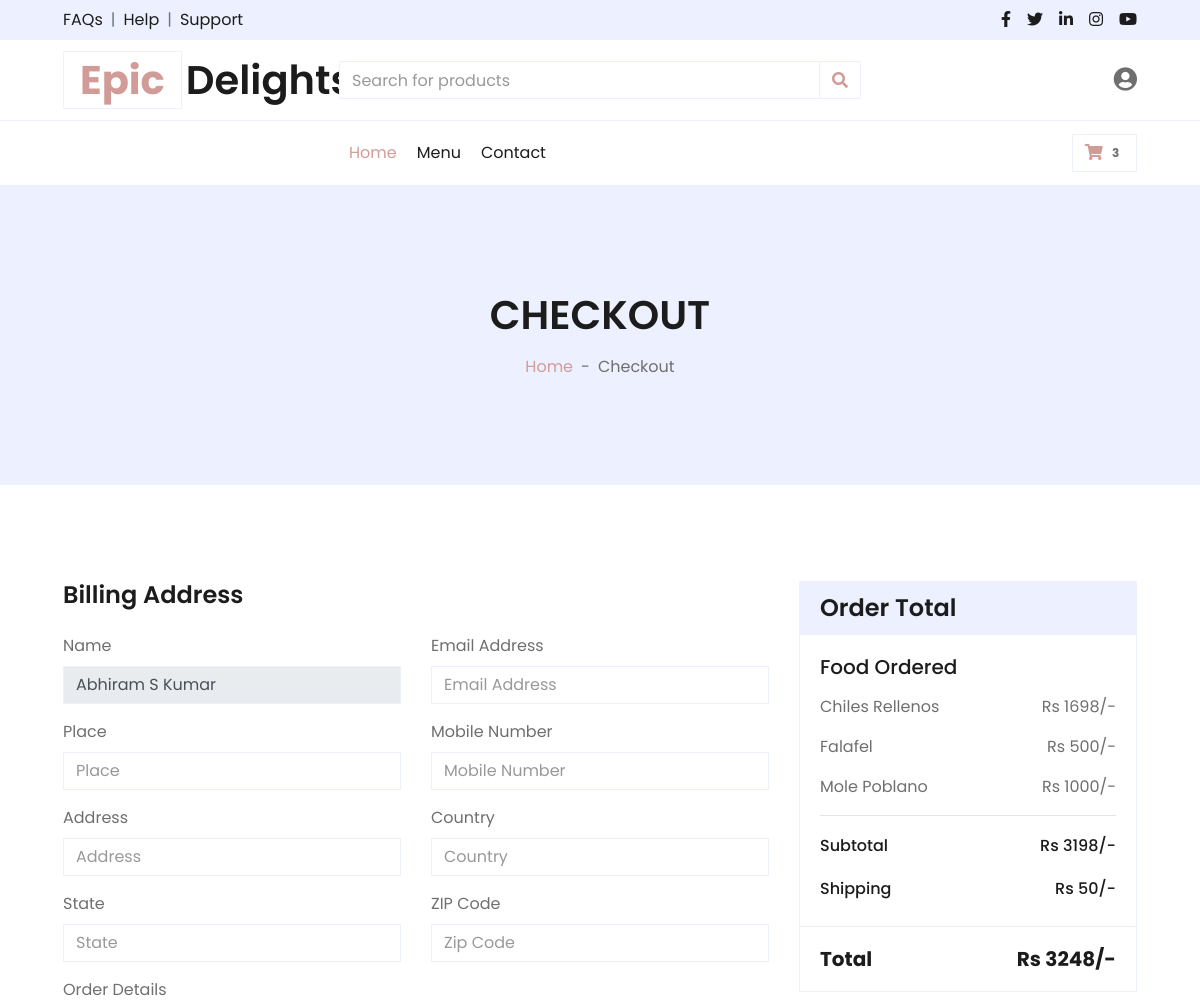
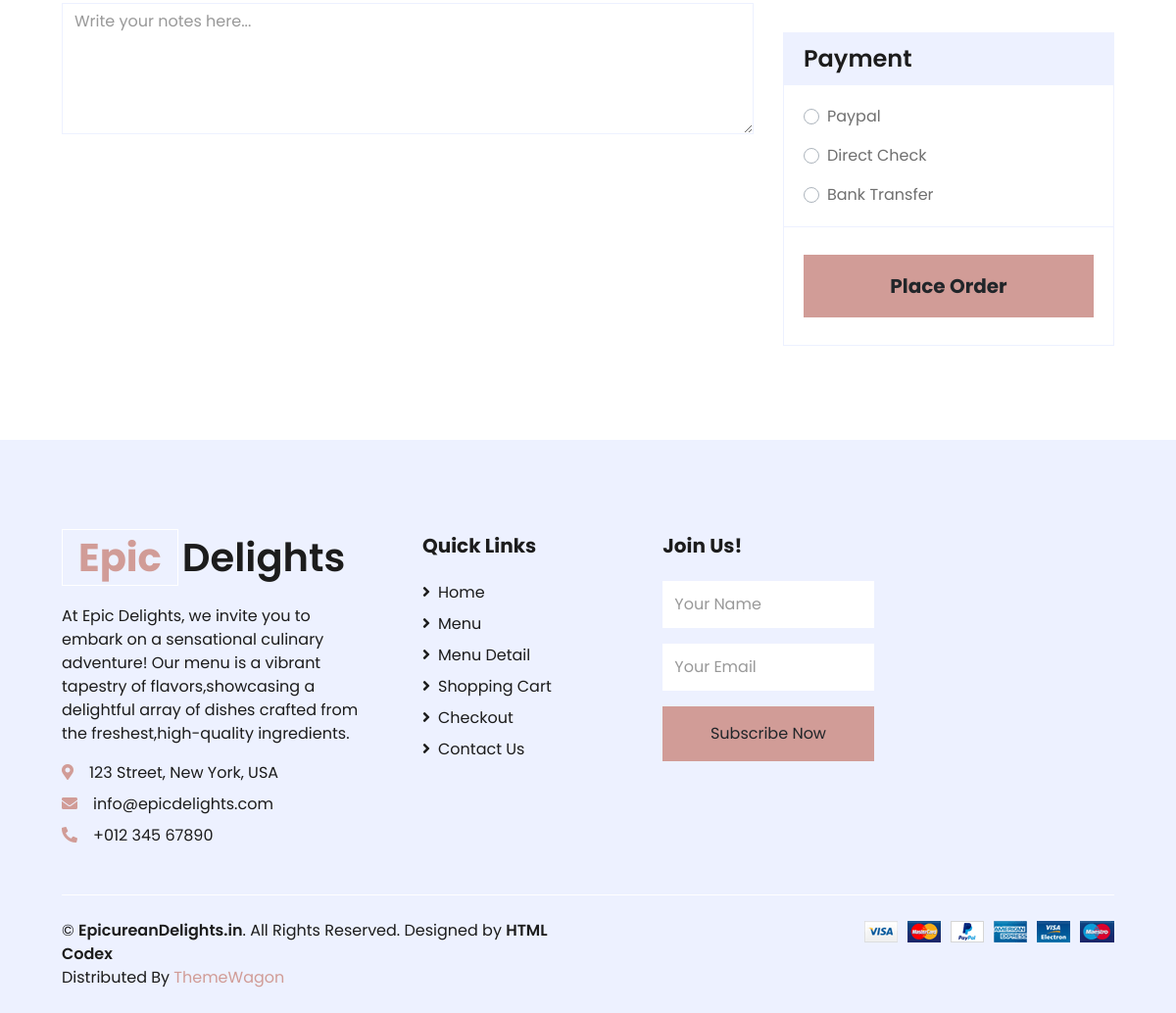
Page /checkout/ (signed in) on the committed database (2 pictures, top to bottom).
### WebApp/models.py (models this page shows)
class Cart_Db(models.Model):
    Quantity = models.IntegerField(blank=True,null=True)
    Price = models.IntegerField(blank=True,null=True)
    Total_Price = models.IntegerField(blank=True,null=True)
    Holder = models.CharField(max_length=100,null=True,blank=True)
    Name_Food = models.CharField(max_length=100,null=True,blank=True)
    Image_Food = models.CharField(max_length=255,null=True,blank=True)

### WebApp/views.py (the view)
# urls.py: path("checkout/",views.checkout,name="checkout"),
def checkout(request):
    name = request.session["Name"]
    count = Cart_Db.objects.filter(Holder = name).count()
    filter = Cart_Db.objects.filter(Holder = name)
    sum=0
    for i in filter:
        sum = sum + i.Total_Price
    print(sum)
    if sum > 1000:
        shipping = 50
    else:
        shipping = 100
    total = shipping+sum
    return render(request,"checkout.html",{"filter":filter,"sum":sum,"shipping":shipping,"total":total,"name":name,"count":count})

### WebApp/templates/checkout.html (shortened to what this page needs)
<!DOCTYPE html>
{% load static %}
<html lang="en">
<head>
    <link href="https://cdnjs.cloudflare.com/ajax/libs/font-awesome/5.10.0/css/all.min.css" rel="stylesheet">
    <link href="{% static 'webapp/lib/owlcarousel/assets/owl.carousel.min.css' %}" rel="stylesheet">
    <link href="{% static 'webapp/css/style.css' %}" rel="stylesheet">
    <link rel="stylesheet" href="{% static 'user/css1/icon_css.css' %}">
</head>
<body>
    <div class="container-fluid">
        <div class="row bg-secondary py-2 px-xl-5">
            <div class="col-lg-6 d-none d-lg-block">
                <div class="d-inline-flex align-items-center">
                    <a class="text-dark" href="">FAQs</a>
                    <span class="text-muted px-2">|</span>
                    <a class="text-dark" href="">Help</a>
                    <span class="text-muted px-2">|</span>
                    <a class="text-dark" href="">Support</a>
                </div>
            </div>
            <div class="col-lg-6 text-center text-lg-right">
                <div class="d-inline-flex align-items-center">
                    <a class="text-dark px-2" href="">
                        <i class="fab fa-facebook-f"></i>
                    </a>
                    <a class="text-dark px-2" href="">
                        <i class="fab fa-twitter"></i>
                    </a>
                    <a class="text-dark px-2" href="">
                        <i class="fab fa-linkedin-in"></i>
                    </a>
                    <a class="text-dark px-2" href="">
                        <i class="fab fa-instagram"></i>
                    </a>
                    <a class="text-dark pl-2" href="">
                        <i class="fab fa-youtube"></i>
                    </a>
                </div>
            </div>
        </div>
        <div class="row align-items-center py-3 px-xl-5">
            <div class="col-lg-3 d-none d-lg-block">
                <a href="" class="text-decoration-none">
                    <h1 class="m-0 display-5 font-weight-semi-bold"><span class="text-primary font-weight-bold border px-3 mr-1">Epic</span>Delights</h1>
                </a>
            </div>
            <div class="col-lg-6 col-6 text-left">
                <form action="">
                    <div class="input-group">
                        <input type="text" class="form-control" placeholder="Search for products">
                        <div class="input-group-append">
                            <span class="input-group-text bg-transparent text-primary">
                                <i class="fa fa-search"></i>
                            </span>
                        </div>
                    </div>
                </form>
            </div>
            <div class="col-lg-3 col-6 text-right">
                <div class="user-icon" onclick="toggleUserMenu()">
                    <i class="fas fa-user-circle"></i>
                </div>
            </div>
        </div>
    </div>
    <div class="container-fluid">
        <div class="row border-top px-xl-5">
            <div class="col-lg-3 d-none d-lg-block">
            </div>
            <div class="col-lg-9">
                <nav class="navbar navbar-expand-lg bg-light navbar-light py-3 py-lg-0 px-0">
                    <div class="collapse navbar-collapse justify-content-between" id="navbarCollapse">
                        <div class="navbar-nav mr-auto py-0">
                            <a href="{% url 'home_page' %}" class="nav-item nav-link active">Home</a>
                            <a href="{% url 'food_list' %}" class="nav-item nav-link">Menu</a>
                            <a href="{% url 'contact' %}" class="nav-item nav-link">Contact</a>
                        </div>
                        <div class="navbar-nav ml-auto ">
                            <a href="{% url 'cart' %}" class="btn border">
                                <i class="fas fa-shopping-cart text-primary"></i>
                                <span class="badge">{{count}}</span>
                            </a>
                        </div>
                    </div>
                </nav>
            </div>
        </div>
    </div>
    <div class="container-fluid bg-secondary mb-5">
        <div class="d-flex flex-column align-items-center justify-content-center" style="min-height: 300px">
            <h1 class="font-weight-semi-bold text-uppercase mb-3">Checkout</h1>
            <div class="d-inline-flex">
                <p class="m-0"><a href="">Home</a></p>
                <p class="m-0 px-2">-</p>
                <p class="m-0">Checkout</p>
            </div>
        </div>
    </div>
    <div class="container-fluid pt-5">
        <form method="post" action="{% url 'save_order' %}">
            <div class="row px-xl-5">
                <div class="col-lg-8">
                    <div class="mb-4">
                        <h4 class="font-weight-semi-bold mb-4">Billing Address</h4>
                        <div class="row">
                            <div class="col-md-6 form-group">
                                <label>Name</label>
                                <input name="name" class="form-control" type="text" placeholder="Name" value="{{name}}" readonly>
                            </div>
                            <div class="col-md-6 form-group">
                                <label>Email Address</label>
                                <input name="email" class="form-control" type="text" placeholder="Email Address">
                            </div>
                            <div class="col-md-6 form-group">
                                <label>Place</label>
                                <input name="place" class="form-control" type="text" placeholder="Place">
                            </div>
                            <div class="col-md-6 form-group">
                                <label>Mobile Number</label>
                                <input name="mobile" class="form-control" type="tel" placeholder="Mobile Number">
                            </div>
                            <div class="col-md-6 form-group">
                                <label>Address</label>
                                <input name="address" class="form-control" type="text" placeholder="Address">
                            </div>
                            <div class="col-md-6 form-group">
                                <label>Country</label>
                                <input name="country" class="form-control" type="text" placeholder="Country">
                            </div>
                            <div class="col-md-6 form-group">
                                <label>State</label>
                                <input name="state" class="form-control" type="text" placeholder="State">
                            </div>
                            <div class="col-md-6 form-group">
                                <label>ZIP Code</label>
                                <input name="code" class="form-control" type="text" placeholder="Zip Code">
                            </div>
                            <div class="col-md-12 form-group">
                                <label>Order Details</label>
                                <textarea name="order" name="order" id="c_order_notes" cols="30" rows="5" class="form-control" placeholder="Write your notes here..."></textarea>
                            </div>
                        </div>
                    </div>
                </div>
                <div class="col-lg-4">
                    <div class="card border-secondary mb-5">
                        <div class="card-header bg-secondary border-0">
                            <h4 class="font-weight-semi-bold m-0">Order Total</h4>
                        </div>
                        <div class="card-body">
                            <h5 class="font-weight-medium mb-3">Food Ordered</h5>
                            {% for i in filter %}
                            <div class="d-flex justify-content-between">
                                <p>{{i.Name_Food}}</p>
                                <p>Rs {{i.Total_Price}}/-</p>
                            </div>
                            {% endfor %}
                            <hr class="mt-0">
                            <div class="d-flex justify-content-between mb-3 pt-1">
                                <h6 class="font-weight-medium">Subtotal</h6>
                                <h6 class="font-weight-medium">Rs {{sum}}/-</h6>
                            </div>
                            <div class="d-flex justify-content-between">
                                <h6 class="font-weight-medium">Shipping</h6>
                                <h6 class="font-weight-medium">Rs {{shipping}}/-</h6>
                            </div>
                        </div>
                        <div class="card-footer border-secondary bg-transparent">
                            <div class="d-flex justify-content-between mt-2">
                                <h5 class="font-weight-bold">Total</h5>
                                <h5 class="font-weight-bold">Rs {{total}}/-</h5>
                            </div>
                        </div>
                    </div>
                    <div class="card border-secondary mb-5">
                        <div class="card-header bg-secondary border-0">
                            <h4 class="font-weight-semi-bold m-0">Payment</h4>
                        </div>
                        <div class="card-body">
                            <div class="form-group">
                                <div class="custom-control custom-radio">
                                    <label class="custom-control-label" for="paypal">Paypal</label>
                                </div>
                            </div>
                            <div class="form-group">
                                <div class="custom-control custom-radio">
                                    <label class="custom-control-label" for="directcheck">Direct Check</label>
                                </div>
                            </div>
                            <div class="">
                                <div class="custom-control custom-radio">
                                    <label class="custom-control-label" for="banktransfer">Bank Transfer</label>
                                </div>
                            </div>
                        </div>
                        <div class="card-footer border-secondary bg-transparent">
                            <button class="btn btn-lg btn-block btn-primary font-weight-bold my-3 py-3">Place Order</button>
                        </div>
                    </div>
                </div>
            </div>
        </form>
    </div>
    <div class="container-fluid bg-secondary text-dark mt-5 pt-5">
        <div class="row px-xl-5 pt-5">
            <div class="col-lg-4 col-md-12 mb-5 pr-3 pr-xl-5">
                <a href="" class="text-decoration-none">
                    <h1 class="mb-4 display-5 font-weight-semi-bold"><span class="text-primary font-weight-bold border border-white px-3 mr-1">Epic</span>Delights</h1>
                </a>
                <p>At Epic Delights, we invite you to embark on a sensational culinary adventure! Our menu is a vibrant tapestry of flavors,showcasing a delightful array of dishes crafted from the freshest,high-quality ingredients.</p>
                <p class="mb-2"><i class="fa fa-map-marker-alt text-primary mr-3"></i>123 Street, New York, USA</p>
                <p class="mb-2"><i class="fa fa-envelope text-primary mr-3"></i>info@epicdelights.com</p>
                <p class="mb-0"><i class="fa fa-phone-alt text-primary mr-3"></i>+012 345 67890</p>
            </div>
            <div class="col-lg-8 col-md-12">
                <div class="row">
                    <div class="col-md-4 mb-5">
                        <h5 class="font-weight-bold text-dark mb-4">Quick Links</h5>
                        <div class="d-flex flex-column justify-content-start">
                            <a class="text-dark mb-2" href="{% url 'home_page' %}"><i class="fa fa-angle-right mr-2"></i>Home</a>
                            <a class="text-dark mb-2" href="{% url 'food_list' %}"><i class="fa fa-angle-right mr-2"></i>Menu</a>
                            <a class="text-dark mb-2" href="detail.html"><i class="fa fa-angle-right mr-2"></i>Menu Detail</a>
                            <a class="text-dark mb-2" href="cart.html"><i class="fa fa-angle-right mr-2"></i>Shopping Cart</a>
                            <a class="text-dark mb-2" href="checkout.html"><i class="fa fa-angle-right mr-2"></i>Checkout</a>
                            <a class="text-dark" href="contact.html"><i class="fa fa-angle-right mr-2"></i>Contact Us</a>
                        </div>
                    </div>
                    <div class="col-md-4 mb-5">
                        <h5 class="font-weight-bold text-dark mb-4">Join Us!</h5>
                        <form action="">
                            <div class="form-group">
                                <input type="text" class="form-control border-0 py-4" placeholder="Your Name" required="required" />
                            </div>
                            <div class="form-group">
                                <input type="email" class="form-control border-0 py-4" placeholder="Your Email"
                                    required="required" />
                            </div>
                            <div>
                                <button class="btn btn-primary btn-block border-0 py-3" type="submit">Subscribe Now</button>
                            </div>
                        </form>
                    </div>
                </div>
            </div>
        </div>
        <div class="row border-top border-light mx-xl-5 py-4">
            <div class="col-md-6 px-xl-0">
                <p class="mb-md-0 text-center text-md-left text-dark">
                    &copy; <a class="text-dark font-weight-semi-bold" href="#">EpicureanDelights.in</a>. All Rights Reserved. Designed
                    by
                    <a class="text-dark font-weight-semi-bold" href="">HTML Codex</a><br>
                    Distributed By <a href="" target="_blank">ThemeWagon</a>
                </p>
            </div>
            <div class="col-md-6 px-xl-0 text-center text-md-right">
                <img class="img-fluid" src="{% static 'webapp/img/payments.png' %}" alt="">
            </div>
        </div>
    </div>
</body>
</html>

### rows in the picture
Cart_Db: Name_Food "Chiles Rellenos", Total_Price "1698"
Cart_Db: Name_Food "Falafel", Total_Price "500"
Cart_Db: Name_Food "Mole Poblano", Total_Price "1000"

### other values in the picture
{{ count }} "3"
{{ sum }} "3198"
{{ shipping }} "50"
{{ total }} "3248"
